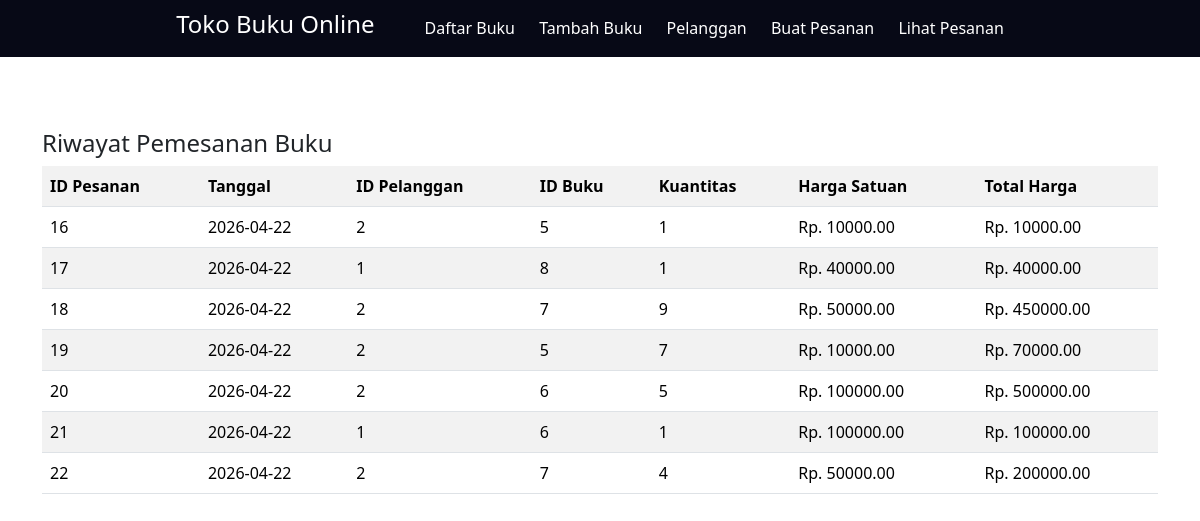
Screenshot of /pertemuan10/riwayatpesanan.php with the database file from the repository.
### tables this page shows
CREATE TABLE `detail_pesanan` (
  `Pesanan_ID` int(11) NOT NULL,
  `Buku_ID` int(11) NOT NULL,
  `Kuantitas` int(11) NOT NULL,
  `Harga_Per_Satuan` decimal(10,2) NOT NULL
);

CREATE TABLE `pesanan` (
  `ID` int(11) NOT NULL,
  `Tanggal_Pesanan` date NOT NULL,
  `Pelanggan_ID` int(11) NOT NULL,
  `Total_Harga` decimal(10,2) NOT NULL
);

### pertemuan10/riwayatpesanan.php (the view, shortened to what this page needs)
<!DOCTYPE html>
<html lang="en">
<head>
</head>
    <body>
        <?php
            include "konek.php";
            $result = mysqli_query($conn, "SELECT
                                                p.ID AS ID_Pesanan,
                                                p.Tanggal_Pesanan,
                                                p.Pelanggan_ID,
                                                b.Judul,
                                                dp.Kuantitas,
                                                dp.Buku_ID,
                                                dp.Harga_Per_Satuan,
                                                (dp.Kuantitas * dp.Harga_Per_Satuan) AS Subtotal,
                                                p.Total_Harga
                                            FROM pesanan p
                                            JOIN detail_pesanan dp ON p.ID = dp.Pesanan_ID
                                            JOIN buku b ON dp.Buku_ID = b.ID;");
        ?>
        <br>
        <br>
        <br>
        <div class="container">
            <h4>Riwayat Pemesanan Buku</h4>
            <table class="table table-striped table-hover">
                <tr>
                    <th>ID Pesanan</th>
                    <th>Tanggal</th>
                    <th>ID Pelanggan</th>
                    <th>ID Buku</th>
                    <th>Kuantitas</th>
                    <th>Harga Satuan</th>
                    <th>Total Harga</th>
                </tr>
                <?php while ($row = mysqli_fetch_assoc($result)) { ?>
                <tr>
                    <td><?= $row['ID_Pesanan'] ?></td>
                    <td><?= $row['Tanggal_Pesanan'] ?></td>
                    <td><?= $row['Pelanggan_ID'] ?></td>
                    <td><?= $row['Buku_ID'] ?></td>
                    <td><?= $row['Kuantitas'] ?></td>
                    <td>Rp. <?= $row['Harga_Per_Satuan'] ?></td>
                    <td>Rp. <?= $row['Total_Harga'] ?></td>
                </tr>
                <?php } ?>
            </table>
        </div>
    </body>
</html>

### pertemuan10/style.css (style rules this page uses)
body { margin: 0 auto; }
nav { display: flex; justify-content: center; align-items: center; background-color: rgb(7, 9, 22); position: sticky; width: 100%; padding: 10px; top: 0; z-index: 100; }
nav .isi { display: flex; justify-content: center; align-items: center; gap: 50px; flex-wrap: wrap; color: white; }
.menu a { margin-right: 20px; text-decoration: none; color: white; }

### rows the page displays
detail_pesanan: Pesanan_ID.ID "16", Pesanan_ID.Tanggal_Pesanan "2026-04-22", Pesanan_ID.Pelanggan_ID "2", Buku_ID "5", Kuantitas "1", Harga_Per_Satuan "10000.00", Pesanan_ID.Total_Harga "10000.00"
detail_pesanan: Pesanan_ID.ID "17", Pesanan_ID.Tanggal_Pesanan "2026-04-22", Pesanan_ID.Pelanggan_ID "1", Buku_ID "8", Kuantitas "1", Harga_Per_Satuan "40000.00", Pesanan_ID.Total_Harga "40000.00"
detail_pesanan: Pesanan_ID.ID "18", Pesanan_ID.Tanggal_Pesanan "2026-04-22", Pesanan_ID.Pelanggan_ID "2", Buku_ID "7", Kuantitas "9", Harga_Per_Satuan "50000.00", Pesanan_ID.Total_Harga "450000.00"
detail_pesanan: Pesanan_ID.ID "19", Pesanan_ID.Tanggal_Pesanan "2026-04-22", Pesanan_ID.Pelanggan_ID "2", Buku_ID "5", Kuantitas "7", Harga_Per_Satuan "10000.00", Pesanan_ID.Total_Harga "70000.00"
detail_pesanan: Pesanan_ID.ID "20", Pesanan_ID.Tanggal_Pesanan "2026-04-22", Pesanan_ID.Pelanggan_ID "2", Buku_ID "6", Kuantitas "5", Harga_Per_Satuan "100000.00", Pesanan_ID.Total_Harga "500000.00"
detail_pesanan: Pesanan_ID.ID "21", Pesanan_ID.Tanggal_Pesanan "2026-04-22", Pesanan_ID.Pelanggan_ID "1", Buku_ID "6", Kuantitas "1", Harga_Per_Satuan "100000.00", Pesanan_ID.Total_Harga "100000.00"
detail_pesanan: Pesanan_ID.ID "22", Pesanan_ID.Tanggal_Pesanan "2026-04-22", Pesanan_ID.Pelanggan_ID "2", Buku_ID "7", Kuantitas "4", Harga_Per_Satuan "50000.00", Pesanan_ID.Total_Harga "200000.00"
